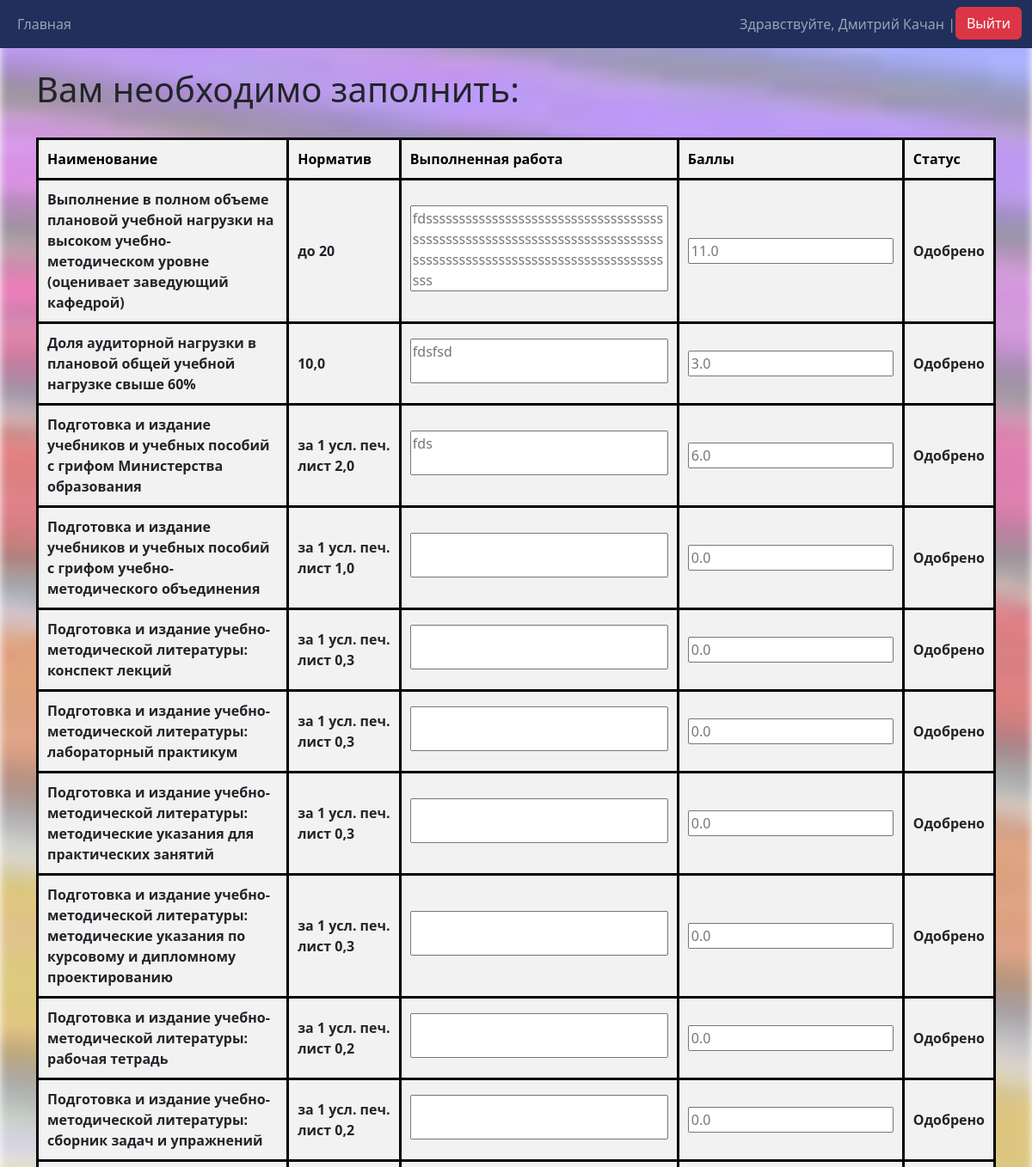
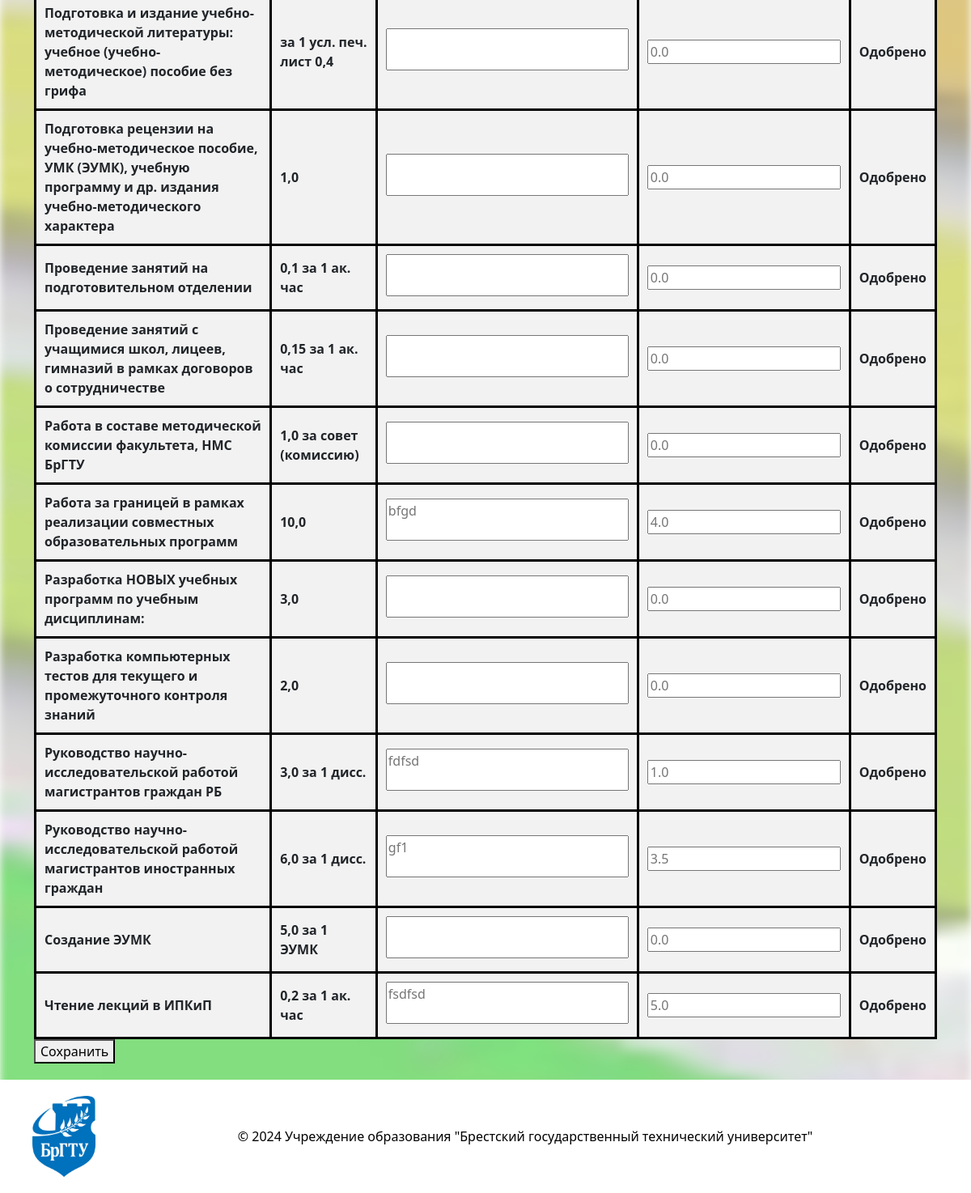
/ (signed in), run on the app's committed database (2 pictures, top to bottom).
### main_app/models.py (models this page shows, shortened)
class Grading(models.Model):
    STATUS_CHOICES = [
        ('not_checked', 'Не проверено'),
        ('approved', 'Одобрено'),
        ('has_errors', 'Есть ошибки'),
    ]
    user = models.ForeignKey(Profile, verbose_name='Юзер', on_delete=models.CASCADE)
    used_standard = models.ForeignKey(Criteria, verbose_name='Наименование работ', on_delete=models.PROTECT)
    work_done = models.CharField(verbose_name='Выполненная работа', max_length=400, blank=True)
    rating = models.FloatField(verbose_name='Баллы', default=0.0)
    status = models.CharField(
        verbose_name='Статус',
        max_length=20,
        choices=STATUS_CHOICES,
        default='not_checked',
    )
    class Meta:
        constraints = [
            models.UniqueConstraint(fields=['user', 'used_standard'], name='unique_user_data')
        ]
        verbose_name = 'Выполненные работы'
        verbose_name_plural = 'Выполненные работы'

class Criteria(models.Model):
    title = models.CharField(verbose_name='Наименование работ', max_length=200, blank=False)
    standard_in_points = models.CharField(verbose_name='Норматив в баллах', max_length=30, blank=False)
    table_title = models.ForeignKey(Table, verbose_name='Таблица', on_delete=models.PROTECT, null=True, blank=True)
    class Meta:
        verbose_name = 'Работы и нормативы'
        verbose_name_plural = 'Работы и нормативы'
    def __str__(self):
        return self.title

class Profile(models.Model):
    user = models.OneToOneField(User, verbose_name='Юзер', on_delete=models.CASCADE)
    teaching_cathedras = models.ManyToManyField(Cathedras, verbose_name='Кафедры', blank=True)
    ratings = models.FloatField(verbose_name='Рейтинг', default=0.0)
    class Meta:
        verbose_name = 'Работники'
        verbose_name_plural = 'Работники'

### main_app/views.py (the view)
# urls.py: path('', views.home_page, name='home'),
def home_page(request):
    if request.user.is_authenticated:
        user_object = request.user
        sort_by = request.GET.get('sort_by', 'used_standard__title')  # 'used_standard__title' will be default sort
        order = request.GET.get('order', 'asc')
        order_stage = int(request.GET.get('order_stage', 1))
        if order_stage > 2:
            order_stage = 0
        sort_field = {
            'name': 'used_standard__title',
            'normative': 'used_standard__standard_in_points',
            'work_done': 'work_done',
            'points': 'rating',
            'responsible': 'user__user__username',
            'faculty': 'user__teaching_cathedras__owning_faculty__faculty',
            'status': 'status'
        }.get(sort_by, 'used_standard__title')  # If the field is not found, the default sorting is by job title
        if order == 'desc':
            sort_field = '-' + sort_field
        if models.Inspectors.objects.filter(user=user_object).exists():
            info = info_table.InfoTable(user_object)
            info.user_role = 'Inspector'
            info.set_controlled_faculties()
            info.find_controlled_users()
            info.sort_all_controlled_gradings(sort_field, order_stage)
        elif models.Profile.objects.filter(user=user_object).exists():
            info = info_table.InfoTable(user_object)
            info.user_role = 'Teacher'
            info.sort_all_self_gradins(sort_field, order_stage)
        else:
            info = info_table.InfoTable(user_object)
            info.user_role = 'None'
        context = {
            'info': info,
            'status_choices': models.Grading.STATUS_CHOICES,
            'current_order': 'asc' if order == 'desc' else 'desc',  # Change the order for the next click
            'current_stage': order_stage
        }
        return render(request, 'main/home.html', context)
    else:
        return redirect('login')

### main_app/info_table.py (called while the page is built)
    def sort_all_self_gradins(self,  sort_field: str, order_stage: int = 1) -> None:
        if sort_field == 'status' or sort_field == '-status':
            profile = models.Profile.objects.get(user=self.user)
            self.sorted_gradings = (
                models.Grading.objects.filter(user=profile)
                .annotate(status_order=self.set_status_order(order_stage))
                .order_by('status_order')
            )
        else:
            profile = models.Profile.objects.get(user=self.user)
            self.sorted_gradings = (models.Grading.objects.filter(user=profile).
                                                        order_by(sort_field).distinct())

### templates/main/home.html (shortened to what this page needs)
{% extends 'main/base.html' %}
{% block content %}
<div class="users_info">
    {% if info.user_role == 'Teacher' and info.sorted_gradings|length > 0 %}
    <br>
    <h1>Вам необходимо заполнить:</h1>
    <br>
    {% include 'main/output.html' %}
    {% elif info.user_role == 'Inspector' %}
    <br>
    <h1>Вам необходимо проверить:</h1>
    <br>
    {% include 'main/output.html' %}
    {% elif info.user_role == 'Teacher' and info.sorted_gradings|length == 0 %}
    <br>
    <h1>На данный момент записей для Вас нет.</h1>
    <br>
    {% else %}
    <br>
    <h1>Ошибка. У вас не настроена роль. Обратитесь к администратору.</h1>
    <br>
    {% endif %}
</div>
{% endblock %}

### templates/main/base.html (shortened to what this page needs)
<!DOCTYPE html>
<html lang="en">
<head>
    <link href="https://cdn.jsdelivr.net/npm/bootstrap@5.3.3/dist/css/bootstrap.min.css"
           rel="stylesheet"
>
    {% load crispy_forms_tags %}
</head>
<body>
    <nav class="navbar navbar-expand-lg navbar-dark">
        <div class="container-fluid">
            <div>
                <ul class="navbar-nav">
                    <li class="nav-item">
                        <a class="nav-link" href="/home">Главная</a>
                    </li>
                </ul>
            </div>
            <div>
                <ul class="navbar-nav">
                    {% if user.is_authenticated %}
                    <span class="navbar-text">Здравствуйте, {{ user.first_name }}
                        {{ user.last_name }} | </span>
                    <form action="{% url 'logout' %}" method="post">
                        <button type="submit" class="btn btn-danger">Выйти</button>
                    </form>
                    {% else %}
                    <li class="nav-item">
                        <a class="nav-link" href="/login">Войти</a>
                    </li>
                    {% endif %}
                </ul>
            </div>
        </div>
    </nav>
    <div class="container content">
        {% block content %}
        {% endblock %}
    </div>
    <footer>
        <img src="/static/img/logo_BrGTU.jpg" alt="Логотип в подвале">
        <p>© 2024 Учреждение образования "Брестский государственный технический университет"</p>
    </footer>
</body>
</html>

### templates/main/output.html (shortened to what this page needs)
{% load static %}
<link rel="stylesheet" href="{% static 'css/style.css' %}">
<form method="POST" action="{% url 'save-form' %}">
    <table border="3">
        <tr>
            <th><a href="?sort_by=name&order={{ current_order }}">Наименование</a></th>
            <th><a href="?sort_by=normative&order={{ current_order }}">Норматив</a></th>
            <th><a href="?sort_by=work_done&order={{ current_order }}">Выполненная работа</a></th>
            <th><a href="?sort_by=points&order={{ current_order }}">Баллы</a></th>
            <th><a href="?sort_by=status&order_stage={{ current_stage|add:1 }}">Статус</a></th>
        </tr>
        {% if info.user_role == 'Teacher' %}
            {% for table in info.sorted_gradings %}
            <tr>
                <th>{{ table.used_standard }}</th>
                <th>{{ table.used_standard.standard_in_points }}</th>
                <th><textarea
                        name="work_done-!SePaRaToR!-{{ table.user.user.username }}-!SePaRaToR!-{{ table.used_standard }}"
                        placeholder="{{ table.work_done }}"></textarea></th>
                <th><input type="number"
                           name="points-!SePaRaToR!-{{ table.user.user.username }}-!SePaRaToR!-{{ table.used_standard }}"
                           placeholder="{{ table.rating }}"
                           step="0.01"></th>
                <th>{{ table.get_status_display }}</th>
            </tr>
            {% endfor %}
    {% endif %}
    </table>
    <button type="submit">Сохранить</button>
</form>

### static/css/style.css (style rules this page uses)
textarea { min-height: 40px; min-width: 300px; width: 100%; resize: none; overflow: hidden; }
table { border-collapse: collapse; width: 100%; }
th, td { padding: 10px; text-align: left; border: 3px solid black; }
th { background-color: #f2f2f2; }
th a { color: black; text-decoration: none; cursor: pointer; }

### templates/main/base.html (style rules this page uses)
.navbar { background-color: #202f5b !important; }
.content { min-height: calc(100vh - 150px); padding-bottom: 20px; }
footer { width: 100%; background-color: white; color: black; padding: 20px; margin-top: auto; display: flex; justify-content: space-between; align-items: center; }
footer img { max-height: 100px; margin-left: 20px; }
footer p { text-align: center; flex-grow: 1; margin: 0; }

### data on the page
Grading: used_standard "Выполнение в полном объеме плановой учебной нагрузки на высоком учебно-методическом уровне (оценивает заведующий кафедрой)", used_standard.standard_in_points "до 20", user.user.username "fdsssssssssssssssssssssssssssssssssssssssssssssssssssssssssssssssssssssssssssssssssssssssssssssssssssssssssssssssssss", rating "11.0", status "Одобрено"
Grading: used_standard "Доля аудиторной нагрузки в плановой общей учебной нагрузке свыше 60%", used_standard.standard_in_points "10,0", user.user.username "fdsfsd", rating "3.0", status "Одобрено"
Grading: used_standard "Подготовка и издание учебников и учебных пособий с грифом Министерства образования", used_standard.standard_in_points "за 1 усл. печ. лист 2,0", user.user.username "fds", rating "6.0", status "Одобрено"
Grading: used_standard "Подготовка и издание учебников и учебных пособий с грифом учебно-методического объединения", used_standard.standard_in_points "за 1 усл. печ. лист 1,0", rating "0.0", status "Одобрено"
Grading: used_standard "Подготовка и издание учебно-методической литературы: конспект лекций", used_standard.standard_in_points "за 1 усл. печ. лист 0,3", rating "0.0", status "Одобрено"
Grading: used_standard "Подготовка и издание учебно-методической литературы: лабораторный практикум", used_standard.standard_in_points "за 1 усл. печ. лист 0,3", rating "0.0", status "Одобрено"
Grading: used_standard "Подготовка и издание учебно-методической литературы: методические указания для практических занятий", used_standard.standard_in_points "за 1 усл. печ. лист 0,3", rating "0.0", status "Одобрено"
Grading: used_standard "Подготовка и издание учебно-методической литературы: методические указания по курсовому и дипломному проектированию", used_standard.standard_in_points "за 1 усл. печ. лист 0,3", rating "0.0", status "Одобрено"
Grading: used_standard "Подготовка и издание учебно-методической литературы: рабочая тетрадь", used_standard.standard_in_points "за 1 усл. печ. лист 0,2", rating "0.0", status "Одобрено"
Grading: used_standard "Подготовка и издание учебно-методической литературы: сборник задач и упражнений", used_standard.standard_in_points "за 1 усл. печ. лист 0,2", rating "0.0", status "Одобрено"
Grading: used_standard "Подготовка и издание учебно-методической литературы: учебное (учебно-методическое) пособие без грифа", used_standard.standard_in_points "за 1 усл. печ. лист 0,4", rating "0.0", status "Одобрено"
Grading: used_standard "Подготовка рецензии на учебно-методическое пособие, УМК (ЭУМК), учебную программу и др. издания учебно-методического характера", used_standard.standard_in_points "1,0", rating "0.0", status "Одобрено"
Grading: used_standard "Проведение занятий на подготовительном отделении", used_standard.standard_in_points "0,1 за 1 ак. час", rating "0.0", status "Одобрено"
Grading: used_standard "Проведение занятий с учащимися школ, лицеев, гимназий в рамках договоров о сотрудничестве", used_standard.standard_in_points "0,15 за 1 ак. час", rating "0.0", status "Одобрено"
Grading: used_standard "Работа в составе методической комиссии факультета, НМС БрГТУ", used_standard.standard_in_points "1,0 за совет (комиссию)", rating "0.0", status "Одобрено"
Grading: used_standard "Работа за границей в рамках реализации совместных образовательных программ", used_standard.standard_in_points "10,0", user.user.username "bfgd", rating "4.0", status "Одобрено"
Grading: used_standard "Разработка НОВЫХ учебных программ по учебным дисциплинам:", used_standard.standard_in_points "3,0", rating "0.0", status "Одобрено"
Grading: used_standard "Разработка компьютерных тестов для текущего и промежуточного контроля знаний", used_standard.standard_in_points "2,0", rating "0.0", status "Одобрено"
Grading: used_standard "Руководство научно-исследовательской работой магистрантов граждан РБ", used_standard.standard_in_points "3,0 за 1 дисс.", user.user.username "fdfsd", rating "1.0", status "Одобрено"
Grading: used_standard "Руководство научно-исследовательской работой магистрантов иностранных граждан", used_standard.standard_in_points "6,0 за 1 дисс.", user.user.username "gf1", rating "3.5", status "Одобрено"
Grading: used_standard "Создание ЭУМК", used_standard.standard_in_points "5,0 за 1 ЭУМК", rating "0.0", status "Одобрено"
Grading: used_standard "Чтение лекций в ИПКиП", used_standard.standard_in_points "0,2 за 1 ак. час", user.user.username "fsdfsd", rating "5.0", status "Одобрено"

### other printed values
{{ user.first_name }} "Дмитрий"
{{ user.last_name }} "Качан"
